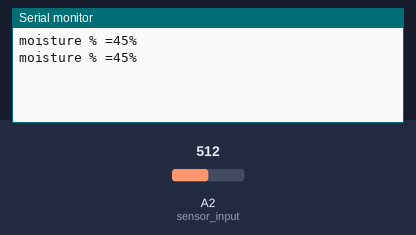
The sketch below on a simulated Arduino Uno, built with avr-gcc and run on an emulated ATmega328P. Parts: the last lines printed to the serial monitor. The test bench sets the inputs (shaded band); at power-on: A2 (sensor_input) = 512.

Above: at 1.8 s.
1.9 s: A2 (sensor_input) set to 716
At 2.7 s:
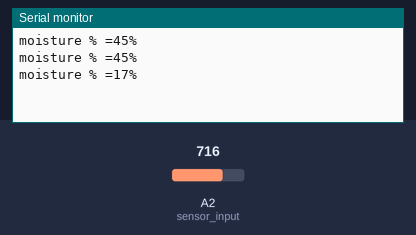
3.4 s: A2 (sensor_input) set to 900
At 4.8 s:
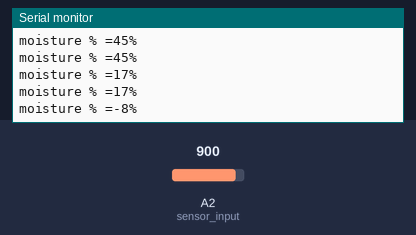
Timing chart, 0 to 6.4 s (numbered marks = the images above; inputs shaded):
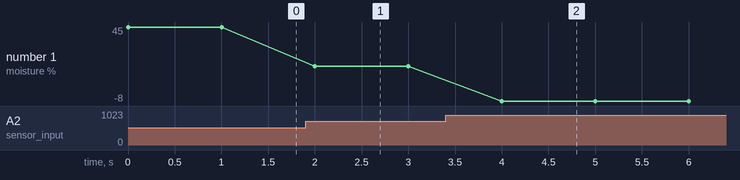

Measured:
- after the input at 1.9 s, the serial monitor: prints a new line after 0.10 s (image 1)
- after the input at 3.4 s, the serial monitor: prints a new line after 0.60 s (image 2)
- plotted number 1: 45 → 17 after the input at 1.9 s, 17 → -8 after the input at 3.4 s

The sketch:

soil_moisture_sensor_values_in__percentage.ino
```cpp
// (licence header left out)
int sensor_input= A2;// connect sensor at analog pin A2

int sensor_value; // variable to store sensor value

void setup()
{
  Serial.begin(9600);// intialize serial monitor
}

void loop()
{
  sensor_value=analogRead(sensor_input);// stores sensor values in variable sensor_value
  int percentage_value;// variable to store percentage values
  percentage_value= map(sensor_value, 840, 120, 0, 100);// caluclate values in percentage
  Serial.print("moisture % =");// prints on serial monitor
  Serial.print(percentage_value);// prints values stored in percentage_value
  Serial.println("%");

  delay(1000);
}
```
